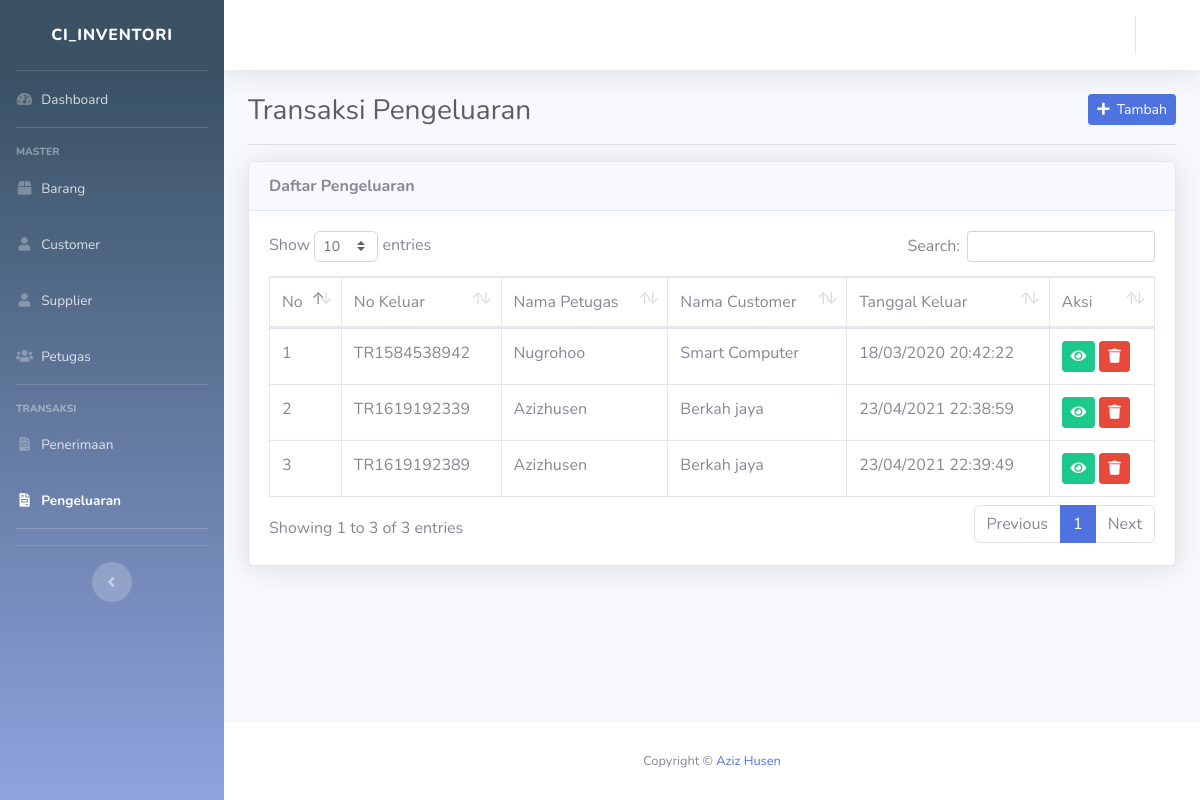
The page /index.php/pengeluaran on the database its author committed.
### tables this page shows
CREATE TABLE IF NOT EXISTS `pengeluaran` (
`id` int(11) NOT NULL,
  `no_keluar` varchar(25) DEFAULT NULL,
  `tgl_keluar` varchar(25) DEFAULT NULL,
  `jam_keluar` varchar(10) DEFAULT NULL,
  `nama_customer` varchar(80) DEFAULT NULL,
  `nama_petugas` varchar(80) DEFAULT NULL
);

### application/controllers/Pengeluaran.php (called while the page is built, shortened)
<?php
class Pengeluaran extends CI_Controller{
	public function __construct(){
		$this->data['aktif'] = 'pengeluaran';
		$this->load->model('M_barang', 'm_barang');
		$this->load->model('M_customer', 'm_customer');
		$this->load->model('M_pengeluaran', 'm_pengeluaran');
		$this->load->model('M_detail_keluar', 'm_detail_keluar');
	}
	public function index(){
		$this->data['title'] = 'Transaksi Pengeluaran';
		$this->data['all_pengeluaran'] = $this->m_pengeluaran->lihat();
		$this->data['no'] = 1;
		$this->load->view('pengeluaran/lihat', $this->data);
	}
}

### index.php (called while the page is built, shortened)
<?php
require_once BASEPATH.'core/CodeIgniter.php';

### application/models/M_pengeluaran.php (called while the page is built, shortened)
<?php
class M_pengeluaran extends CI_Model {
	protected $_table = 'pengeluaran';
	public function lihat(){
		return $this->db->get($this->_table)->result();
	}
}

### application/views/pengeluaran/lihat.php (the view, shortened to what this page needs)
<!DOCTYPE html>
<html lang="en">
<head>
	<?php $this->load->view('partials/head.php') ?>
</head>
<body id="page-top">
	<div id="wrapper">
		<?php $this->load->view('partials/sidebar.php') ?>
		<div id="content-wrapper" class="d-flex flex-column">
			<div id="content" data-url="<?= base_url('pengeluaran') ?>">
				<?php $this->load->view('partials/topbar.php') ?>
				<div class="container-fluid">
					<div class="clearfix">
						<div class="float-left">
							<h1 class="h3 m-0 text-gray-800"><?= $title ?></h1>
						</div>
						<div class="float-right">
							<a href="<?= base_url('pengeluaran/tambah') ?>" class="btn btn-primary btn-sm"><i class="fa fa-plus"></i>&nbsp;&nbsp;Tambah</a>
						</div>
					</div>
					<hr>
					<div class="card shadow">
						<div class="card-header"><strong>Daftar Pengeluaran</strong></div>
						<div class="card-body">
							<div class="table-responsive">
								<table class="table table-bordered" id="dataTable" width="100%" cellspacing="0">
									<thead>
										<tr>
											<td>No</td>
											<td>No Keluar</td>
											<td>Nama Petugas</td>
											<td>Nama Customer</td>
											<td>Tanggal Keluar</td>
											<td>Aksi</td>
										</tr>
									</thead>
									<tbody>
										<?php foreach ($all_pengeluaran as $pengeluaran) : ?>
											<tr>
												<td><?= $no++ ?></td>
												<td><?= $pengeluaran->no_keluar ?></td>
												<td><?= $pengeluaran->nama_petugas ?></td>
												<td><?= $pengeluaran->nama_customer ?></td>
												<td><?= $pengeluaran->tgl_keluar ?> <?= $pengeluaran->jam_keluar ?></td>
												<td>
													<a href="<?= base_url('pengeluaran/detail/' . $pengeluaran->no_keluar) ?>" class="btn btn-success btn-sm"><i class="fa fa-eye"></i></a>
													<a onclick="return confirm('apakah anda yakin?')" href="<?= base_url('pengeluaran/hapus/' . $pengeluaran->no_keluar) ?>" class="btn btn-danger btn-sm"><i class="fa fa-trash"></i></a>
												</td>
											</tr>
										<?php endforeach ?>
									</tbody>
								</table>
							</div>
						</div>
					</div>
				</div>
			</div>
			<?php $this->load->view('partials/footer.php') ?>
		</div>
	</div>
</body>
</html>

### application/views/partials/sidebar.php (shortened to what this page needs)
<ul class="navbar-nav bg-gradient-primary sidebar sidebar-dark accordion" id="accordionSidebar">
	<a class="sidebar-brand d-flex align-items-center justify-content-center" href="dashboard">
		<div class="sidebar-brand-text mx-3">ci_inventori</div>
	</a>
	<hr class="sidebar-divider my-0">
	<li class="nav-item <?= $aktif == 'dashboard' ? 'active' : '' ?>">
		<a class="nav-link" href="<?= base_url('dashboard') ?>">
			<i class="fas fa-fw fa-tachometer-alt"></i>
			<span>Dashboard</span></a>
	</li>
	<hr class="sidebar-divider">
	<div class="sidebar-heading">
		Master
	</div>
	<li class="nav-item <?= $aktif == 'barang' ? 'active' : '' ?>">
		<a class="nav-link" href="<?= base_url('barang') ?>">
			<i class="fas fa-fw fa-box"></i>
			<span> Barang</span></a>
	</li>
	<li class="nav-item <?= $aktif == 'customer' ? 'active' : '' ?>">
		<a class="nav-link" href="<?= base_url('customer') ?>">
			<i class="fas fa-fw fa-user"></i>
			<span> Customer</span></a>
	</li>
	<li class="nav-item <?= $aktif == 'supplier' ? 'active' : '' ?>">
		<a class="nav-link" href="<?= base_url('supplier') ?>">
			<i class="fas fa-fw fa-user"></i>
			<span> Supplier</span></a>
	</li>
	<li class="nav-item <?= $aktif == 'petugas' ? 'active' : '' ?>">
		<a class="nav-link" href="<?= base_url('petugas') ?>">
			<i class="fas fa-fw fa-users"></i>
			<span> Petugas</span></a>
	</li>
	<hr class="sidebar-divider">
	<div class="sidebar-heading">
		Transaksi
	</div>
	<li class="nav-item <?= $aktif == 'penerimaan' ? 'active' : '' ?>">
		<a class="nav-link" href="<?= base_url('penerimaan') ?>">
			<i class="fas fa-fw fa-file-invoice"></i>
			<span> Penerimaan</span></a>
	</li>
	<li class="nav-item <?= $aktif == 'pengeluaran' ? 'active' : '' ?>">
		<a class="nav-link" href="<?= base_url('pengeluaran') ?>">
			<i class="fas fa-fw fa-file-invoice"></i>
			<span> Pengeluaran</span></a>
	</li>
	<hr class="sidebar-divider">
	<hr class="sidebar-divider d-none d-md-block">
	<div class="text-center d-none d-md-inline">
		<button class="rounded-circle border-0" id="sidebarToggle"></button>
	</div>
</ul>

### application/views/partials/footer.php
<footer class="sticky-footer bg-white">
	<div class="container my-auto">
		<div class="copyright text-center my-auto">
			<span>Copyright © <a href="www.pemulungkode.com" target="_blank">Aziz Husen</a></span>
		</div>
	</div>
</footer>

### rows shown on the page
pengeluaran: no_keluar "TR1584538942", nama_petugas "Nugrohoo", nama_customer "Smart Computer", tgl_keluar "18/03/2020", jam_keluar "20:42:22"
pengeluaran: no_keluar "TR1619192339", nama_petugas "Azizhusen", nama_customer "Berkah jaya", tgl_keluar "23/04/2021", jam_keluar "22:38:59"
pengeluaran: no_keluar "TR1619192389", nama_petugas "Azizhusen", nama_customer "Berkah jaya", tgl_keluar "23/04/2021", jam_keluar "22:39:49"

### other values the page prints
$title "Transaksi Pengeluaran"
